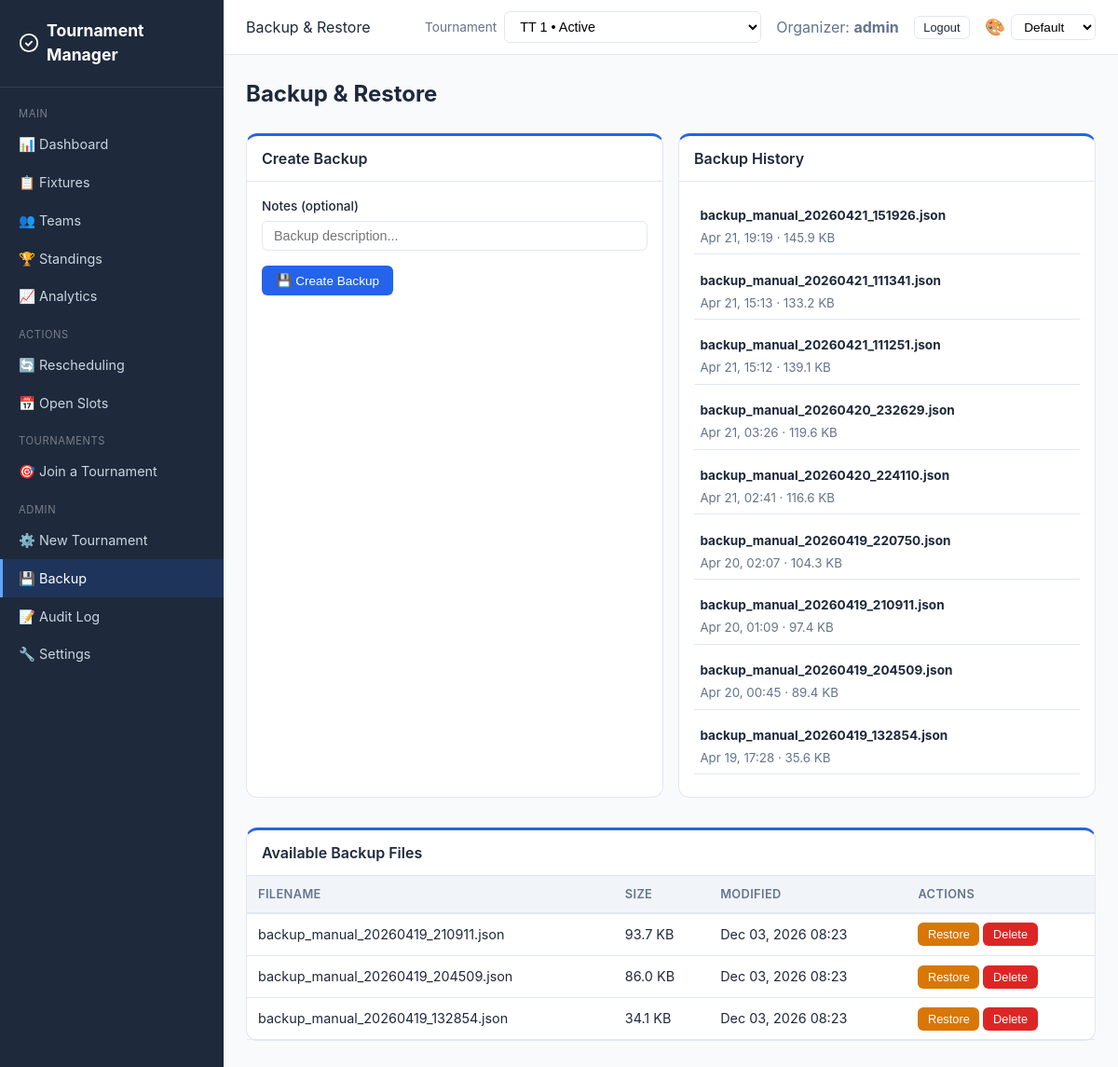
/backup/ (signed in), run on the app's committed database.
### core/models.py (models this page shows, shortened)
class BackupRecord(models.Model):
    filename = models.CharField(max_length=255)
    created_at = models.DateTimeField(auto_now_add=True)
    created_by = models.ForeignKey(
        User, on_delete=models.SET_NULL, null=True, blank=True
    )
    size_bytes = models.IntegerField(default=0)
    is_auto = models.BooleanField(default=False)
    notes = models.TextField(blank=True, default="")
    class Meta:
        ordering = ["-created_at"]

### core/views.py (the view)
# urls.py: path("backup/", views.backup_view, name="backup"),
@login_required
def backup_view(request):
    if not _is_organizer(request.user):
        messages.error(request, "Only organizers can manage backups.")
        return redirect("dashboard")
    tournament = _get_tournament(request)
    return render(request, "core/backup.html", {
        "backups": list_backups(), "records": BackupRecord.objects.all()[:20],
        **_tournament_context(request, tournament),
    })

### core/backup.py (called while the page is built)
def list_backups():
    backup_dir = Path(settings.BACKUP_DIR)
    if not backup_dir.exists():
        return []
    files = []
    for f in sorted(backup_dir.glob("backup_*.json"), reverse=True):
        files.append({
            "filename": f.name,
            "path": str(f),
            "size": f.stat().st_size,
            "modified": datetime.fromtimestamp(f.stat().st_mtime),
        })
    return files

### core/views.py (called while the page is built, shortened)
def _get_available_tournaments():
    return Tournament.objects.annotate(
        team_count=Count("teams", distinct=True),
        match_count=Count("matches", distinct=True),
    ).annotate(
        status_rank=db_models.Case(
            db_models.When(status="active", then=db_models.Value(0)),
            db_models.When(status="registration_open", then=db_models.Value(1)),
            db_models.When(status="ready", then=db_models.Value(2)),
            db_models.When(status="scheduled", then=db_models.Value(3)),
            db_models.When(status="setup", then=db_models.Value(4)),
            db_models.When(status="completed", then=db_models.Value(5)),
            default=db_models.Value(6),
            output_field=db_models.IntegerField(),
        )
    ).order_by("status_rank", "-created_at")

def _tournament_context(request, tournament=None):
    if not request.user.is_authenticated:
        return {}
    if _is_organizer(request.user):
        return {
            "available_tournaments": _get_available_tournaments(),
            "selected_tournament": tournament,
        }

def _is_organizer(user):
    return user.is_staff or user.is_superuser

### templates/core/backup.html (shortened to what this page needs)
{% extends "core/base.html" %}
{% block page_header %}Backup & Restore{% endblock %}
{% block content %}
<h1 class="page-title">Backup & Restore</h1>
<div class="grid grid-2">
    <div class="card">
        <div class="card-header">Create Backup</div>
        <div class="card-body">
            <form method="post" action="{% url 'create_backup' %}">
                <div class="form-group">
                    <label>Notes (optional)</label>
                    <input type="text" name="notes" class="form-control" placeholder="Backup description...">
                </div>
                <button type="submit" class="btn btn-primary">💾 Create Backup</button>
            </form>
        </div>
    </div>
    <div class="card">
        <div class="card-header">Backup History</div>
        <div class="card-body">
            {% for r in records %}
            <div class="d-flex justify-between align-center mb-1" style="padding:0.4rem;border-bottom:1px solid var(--border);">
                <div>
                    <strong style="font-size:0.85rem;">{{ r.filename }}</strong><br>
                    <small class="text-muted">{{ r.created_at|date:"M d, H:i" }} · {{ r.size_bytes|filesizeformat }} {% if r.is_auto %}· Auto{% endif %}</small>
                </div>
            </div>
            {% empty %}
            <p class="text-muted">No backups created yet.</p>
            {% endfor %}
        </div>
    </div>
</div>
{% if backups %}
<div class="card mt-2">
    <div class="card-header">Available Backup Files</div>
    <div class="table-container">
    <table>
        <thead><tr><th>Filename</th><th>Size</th><th>Modified</th><th>Actions</th></tr></thead>
        <tbody>
        {% for b in backups %}
        <tr>
            <td>{{ b.filename }}</td>
            <td>{{ b.size|filesizeformat }}</td>
            <td>{{ b.modified|date:"M d, Y H:i" }}</td>
            <td>
                <form method="post" action="{% url 'restore_backup' %}" style="display:inline">
                    <button type="submit" class="btn btn-warning btn-sm" onclick="return confirm('Restore from this backup? Current data will be backed up first.')">Restore</button>
                </form>
                <form method="post" action="{% url 'delete_backup' %}" style="display:inline">
                    <button type="submit" class="btn btn-danger btn-sm" onclick="return confirm('Delete this backup?')">Delete</button>
                </form>
            </td>
        </tr>
        {% endfor %}
        </tbody>
    </table>
    </div>
</div>
{% endif %}
{% endblock %}

### templates/core/base.html (shortened to what this page needs)
{% load static %}
<!DOCTYPE html>
<html lang="en">
<head>
    <link rel="stylesheet" href="{% static 'css/style.css' %}?v={% now 'YmdHis' %}">
</head>
<body>
{% if user.is_authenticated %}
<div class="app-layout">
    <aside class="sidebar">
        <div class="sidebar-brand">
            <svg viewBox="0 0 24 24" fill="none" stroke="currentColor" stroke-width="2"><circle cx="12" cy="12" r="10"/><path d="M8 12l3 3 5-5"/></svg>
            Tournament Manager
        </div>
        <nav class="sidebar-nav">
            <div class="sidebar-section">Main</div>
            <a href="{% url 'dashboard' %}" class="{% if request.resolver_match.url_name == 'dashboard' %}active{% endif %}">📊 Dashboard</a>
            <a href="{% url 'fixtures' %}" class="{% if request.resolver_match.url_name == 'fixtures' %}active{% endif %}">📋 Fixtures</a>
            <a href="{% url 'teams' %}" class="{% if request.resolver_match.url_name == 'teams' or request.resolver_match.url_name == 'team_detail' %}active{% endif %}">👥 Teams</a>
            <a href="{% url 'standings' %}" class="{% if request.resolver_match.url_name == 'standings' %}active{% endif %}">🏆 Standings</a>
            <a href="{% url 'analytics' %}" class="{% if request.resolver_match.url_name == 'analytics' %}active{% endif %}">📈 Analytics</a>
            <div class="sidebar-section">Actions</div>
            <a href="{% url 'rescheduling' %}" class="{% if request.resolver_match.url_name == 'rescheduling' %}active{% endif %}">🔄 Rescheduling</a>
            <a href="{% url 'open_slots' %}" class="{% if request.resolver_match.url_name == 'open_slots' %}active{% endif %}">📅 Open Slots</a>
            {% if team %}
            <div class="sidebar-section">My Team</div>
            <a href="{% url 'team_detail' pk=team.pk %}" class="{% if request.resolver_match.url_name == 'team_detail' %}active{% endif %}">🏅 {{ team.name }}</a>
            {% if joinable_tournaments %}
            <a href="{% url 'join_tournament_list' %}" class="{% if request.resolver_match.url_name == 'join_tournament_list' or request.resolver_match.url_name == 'join_tournament' or request.resolver_match.url_name == 'create_team' %}active{% endif %}" style="margin-top:0.5rem;">➕ Join New Tournament
                <span style="font-size:0.7rem;background:var(--primary);color:#fff;border-radius:10px;padding:1px 7px;margin-left:0.3rem;vertical-align:middle;">{{ joinable_tournaments|length }}</span>
            </a>
            {% endif %}
            {% else %}
            <div class="sidebar-section">Tournaments</div>
            <a href="{% url 'join_tournament_list' %}" class="">🎯 Join a Tournament</a>
            {% endif %}
            {% if user.is_staff %}
            <div class="sidebar-section">Admin</div>
            <a href="{% url 'tournament_setup' %}" class="{% if request.resolver_match.url_name == 'tournament_setup' %}active{% endif %}">⚙️ New Tournament</a>
            <a href="{% url 'backup' %}" class="{% if request.resolver_match.url_name == 'backup' %}active{% endif %}">💾 Backup</a>
            <a href="{% url 'audit_log' %}" class="{% if request.resolver_match.url_name == 'audit_log' %}active{% endif %}">📝 Audit Log</a>
            <a href="{% url 'settings' %}" class="{% if request.resolver_match.url_name == 'settings' %}active{% endif %}">🔧 Settings</a>
            {% endif %}
        </nav>
    </aside>
    <div class="main-content">
        <header class="topbar">
            <div class="topbar-left">
                <span>{% block page_header %}{% endblock %}</span>
            </div>
            <div class="topbar-right">
                {% if user.is_staff and available_tournaments %}
                <form method="post" action="{% url 'select_tournament' %}" style="display:flex;align-items:center;gap:0.5rem;">
                    <label for="tournament-switch" class="text-muted" style="font-size:0.85rem;">Tournament</label>
                    <select id="tournament-switch" name="tournament_id" class="form-select" onchange="this.form.submit()" style="min-width:220px;">
                        {% for t in available_tournaments %}
                        <option value="{{ t.pk }}" {% if selected_tournament and t.pk == selected_tournament.pk %}selected{% endif %}>
                            {{ t.name }} • {{ t.get_status_display }}
                        </option>
                        {% endfor %}
                    </select>
                </form>
                {% endif %}
                {% if team %}
                <a href="{% url 'team_detail' pk=team.pk %}" class="btn btn-outline btn-sm">&#9881;&#65039; {{ team.name }}</a>
                {% elif user.is_staff %}
                <span class="text-muted">Organizer: <strong>{{ user.username }}</strong></span>
                {% endif %}
                <form method="post" action="{% url 'logout' %}" style="display:inline;">
                    <button type="submit" class="btn btn-outline btn-sm">Logout</button>
                </form>
                <div class="theme-picker">
                    <label for="themeSelect" style="font-size:1.1rem;cursor:default;" title="Theme">🎨</label>
                    <select id="themeSelect" class="form-select" style="width:auto;padding:0.3rem 0.55rem;font-size:0.85rem;">
                        <option value="default">Default</option>
                    </select>
                </div>
            </div>
        </header>
        <div class="content">
            {% block content %}{% endblock %}
        </div>
    </div>
</div>
{% endif %}
</body>
</html>

### static/css/style.css (style rules this page uses)
:root { --primary: #2563eb; --primary-dark: #1d4ed8; --success: #16a34a; --warning: #d97706; --danger: #dc2626; --info: #0891b2; --bg: #f8fafc; --bg-card: #ffffff; --text: #1e293b; --text-muted: #64748b; --border: #e2e8f0; --sidebar-bg: #1e293b; --sidebar-text: #cbd5e1; --sidebar-active: #2563eb; }
.theme-picker { display: flex; align-items: center; gap: 0.4rem; }
* { box-sizing: border-box; margin: 0; padding: 0; }
body { font-family: -apple-system, BlinkMacSystemFont, 'Segoe UI', Roboto, sans-serif; background: var(--bg); color: var(--text); line-height: 1.5; }
.app-layout { display: flex; min-height: 100vh; }
.sidebar { width: 240px; background: var(--sidebar-bg); color: var(--sidebar-text); position: fixed; top: 0; left: 0; bottom: 0; overflow-y: auto; z-index: 100; transition: transform 0.3s; }
.sidebar-brand { padding: 1.25rem; font-size: 1.1rem; font-weight: 700; color: white; border-bottom: 1px solid rgba(255,255,255,0.1); display: flex; align-items: center; gap: 0.5rem; }
.sidebar-brand svg { width: 24px; height: 24px; }
.sidebar-nav { padding: 0.5rem 0; }
.sidebar-nav a { display: flex; align-items: center; gap: 0.75rem; padding: 0.6rem 1.25rem; color: var(--sidebar-text); text-decoration: none; font-size: 0.9rem; transition: all 0.15s; }
.sidebar-nav a.active { background: rgba(37,99,235,0.18); color: white; border-left: 3px solid #60a5fa; padding-left: calc(1.25rem - 3px); }
.sidebar-section { padding: 0.75rem 1.25rem 0.25rem; font-size: 0.7rem; text-transform: uppercase; letter-spacing: 0.05em; color: rgba(255,255,255,0.4); }
.main-content { margin-left: 240px; flex: 1; min-width: 0; }
.topbar { background: var(--bg-card); border-bottom: 1px solid var(--border); padding: 0.75rem 1.5rem; display: flex; justify-content: space-between; align-items: center; position: sticky; top: 0; z-index: 50; }
.topbar-left { display: flex; align-items: center; gap: 1rem; }
.topbar-right { display: flex; align-items: center; gap: 1rem; }
.content { padding: 1.5rem; max-width: 1400px; }
.page-title { font-size: 1.5rem; font-weight: 700; margin-bottom: 1.5rem; }
.card { background: var(--bg-card); border: 1px solid var(--border); border-top: 3px solid var(--primary); border-radius: 12px; margin-bottom: 1rem; }
.card-header { padding: 0.75rem 1rem; border-bottom: 1px solid var(--border); font-weight: 600; display: flex; justify-content: space-between; align-items: center; }
.card-body { padding: 1rem; }
.grid { display: grid; gap: 1rem; }
.grid-2 { grid-template-columns: repeat(2, 1fr); }
.table-container { overflow-x: auto; }
table { width: 100%; border-collapse: collapse; font-size: 0.9rem; }
th { background: #f1f5f9; padding: 0.6rem 0.75rem; text-align: left; font-weight: 600; font-size: 0.8rem; text-transform: uppercase; letter-spacing: 0.03em; color: var(--text-muted); border-bottom: 2px solid var(--border); white-space: nowrap; }
td { padding: 0.6rem 0.75rem; border-bottom: 1px solid var(--border); vertical-align: middle; }
.btn { display: inline-flex; align-items: center; gap: 0.4rem; padding: 0.45rem 0.9rem; border-radius: 6px; font-size: 0.85rem; font-weight: 500; border: 1px solid transparent; cursor: pointer; text-decoration: none; transition: all 0.15s; white-space: nowrap; }
.btn-primary { background: var(--primary); color: white; }
.btn-warning { background: var(--warning); color: white; }
.btn-danger { background: var(--danger); color: white; }
.btn-outline { background: white; border-color: var(--border); color: var(--text); }
.btn-sm { padding: 0.25rem 0.6rem; font-size: 0.8rem; }
.form-group { margin-bottom: 1rem; }
.form-group label { display: block; margin-bottom: 0.3rem; font-weight: 500; font-size: 0.85rem; }
.form-control { width: 100%; padding: 0.45rem 0.75rem; border: 1px solid var(--border); border-radius: 6px; font-size: 0.9rem; transition: border-color 0.15s; }
.form-select { width: 100%; padding: 0.45rem 0.75rem; border: 1px solid var(--border); border-radius: 6px; font-size: 0.9rem; background: white; }
.text-muted { color: var(--text-muted); }
.mb-1 { margin-bottom: 0.5rem; }
.mt-2 { margin-top: 1rem; }
.d-flex { display: flex; }
.align-center { align-items: center; }
.justify-between { justify-content: space-between; }

### data on the page
BackupRecord: filename "backup_manual_20260421_151926.json", created_at "Apr 21, 19:19", size_bytes|filesizeformat "145.9 KB"
BackupRecord: filename "backup_manual_20260421_111341.json", created_at "Apr 21, 15:13", size_bytes|filesizeformat "133.2 KB"
BackupRecord: filename "backup_manual_20260421_111251.json", created_at "Apr 21, 15:12", size_bytes|filesizeformat "139.1 KB"
BackupRecord: filename "backup_manual_20260420_232629.json", created_at "Apr 21, 03:26", size_bytes|filesizeformat "119.6 KB"
BackupRecord: filename "backup_manual_20260420_224110.json", created_at "Apr 21, 02:41", size_bytes|filesizeformat "116.6 KB"
BackupRecord: filename "backup_manual_20260419_220750.json", created_at "Apr 20, 02:07", size_bytes|filesizeformat "104.3 KB"
BackupRecord: filename "backup_manual_20260419_210911.json", created_at "Apr 20, 01:09", size_bytes|filesizeformat "97.4 KB"
BackupRecord: filename "backup_manual_20260419_204509.json", created_at "Apr 20, 00:45", size_bytes|filesizeformat "89.4 KB"
BackupRecord: filename "backup_manual_20260419_132854.json", created_at "Apr 19, 17:28", size_bytes|filesizeformat "35.6 KB"

### other printed values
{{ user.username }} "admin"
{{ b.filename }} "backup_manual_20260419_210911.json" "backup_manual_20260419_204509.json" "backup_manual_20260419_132854.json"
{{ b.size|filesizeformat }} "93.7 KB" "86.0 KB" "34.1 KB"
{{ b.modified|date:"M d, Y H:i" }} "Dec 03, 2026 08:23" "Dec 03, 2026 08:23" "Dec 03, 2026 08:23"
form field tournament_id "TT 1 • Active"
